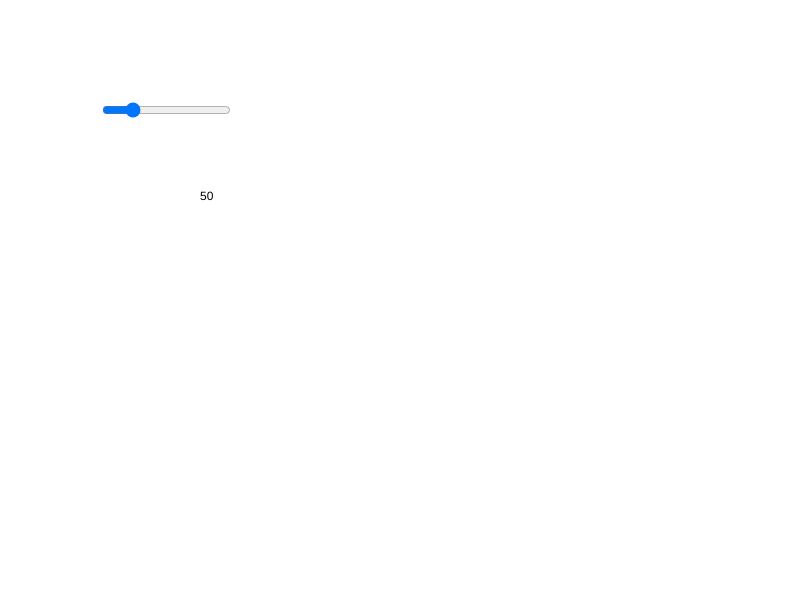
Frame 1 (no input)
Frame 60 (no input): identical to frame 1, image omitted
Frame 120 (the mouse pressed at the canvas centre since frame 60): identical to frame 1, image omitted

The p5.js sketch that drew this single still picture (run headless with seeded random() and noise() and a simulated clock; from frame 60 on, the mouse is pressed at the canvas centre):

// p5.js sketch
// ── sketch.js
var slider;

var data = [13,245,11,2,3,16,55];

function setup() {
  createCanvas(800, 600);

  slider = createSlider(0, 250);
  slider.position(100, 100);

}

function draw() {

  background(255);

  text(slider.value(),200,200);

  var threshold = slider.value();

  var selection = data.filter(function(d){
    return d<threshold;
  }); 

  console.log(selection);

}
